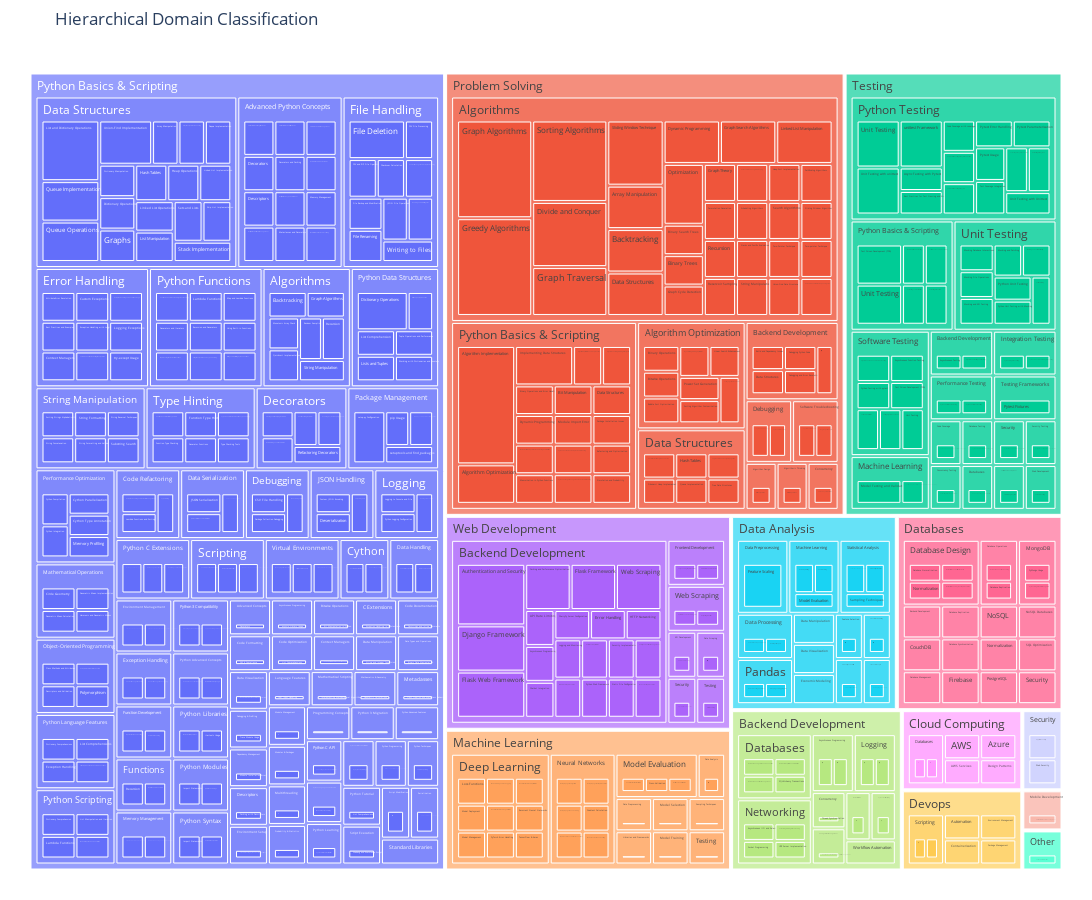

Notebook cell for this chart:
### Code cell
import pandas as pd
import plotly.express as px


df = pd.DataFrame(results)
fig = px.treemap(
    df, 
    path=['top_level', 'sub_level', 'detailed_level'], 
    title="Hierarchical Domain Classification",
    height=900,
    width=1600
)
fig.update_layout(
    margin=dict(t=50, l=25, r=25, b=25)
)
fig.show()

### Figure 1 — Plotly figure (JSON) as saved in the notebook; plotly's stock layout.template omitted (floating-point values rounded to 4 significant figures; data arrays with more than 128 entries replaced by an {"elided": "..."} marker saying what was removed)
{"data": [{"branchvalues": "total", "domain": {"x": [0, 1], "y": [0, 1]}, "hovertemplate": "labels=%{label}<br>count=%{value}<br>parent=%{parent}<br>id=%{id}<extra></extra>", "ids": {"elided": "630 str values"}, "labels": {"elided": "630 str values"}, "name": "", "parents": {"elided": "630 str values"}, "type": "treemap", "values": {"elided": "630 int values"}}], "layout": {"height": 900, "legend": {"tracegroupgap": 0}, "margin": {"b": 25, "l": 25, "r": 25, "t": 50}, "title": {"text": "Hierarchical Domain Classification"}, "width": 1600}}
